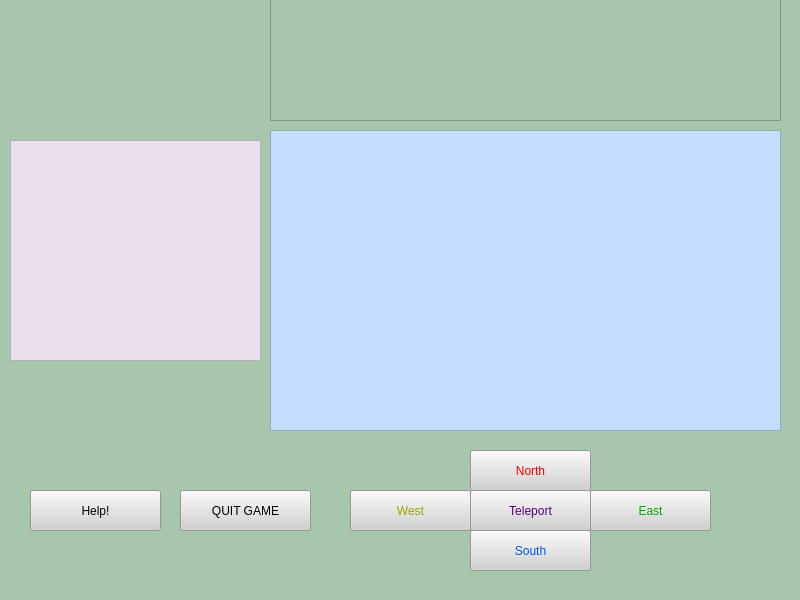
<?xml version="1.0" encoding="UTF-8"?>
<ui version="4.0">
 <class>MainWindow</class>
 <widget class="QMainWindow" name="MainWindow">
  <property name="geometry">
   <rect>
    <x>0</x>
    <y>0</y>
    <width>800</width>
    <height>600</height>
   </rect>
  </property>
  <property name="windowTitle">
   <string>MainWindow</string>
  </property>
  <property name="styleSheet">
   <string notr="true">background-color: rgb(166, 199, 171);
</string>
  </property>
  <widget class="QWidget" name="centralwidget">
   <widget class="QPushButton" name="pushButton">
    <property name="geometry">
     <rect>
      <x>180</x>
      <y>490</y>
      <width>131</width>
      <height>41</height>
     </rect>
    </property>
    <property name="styleSheet">
     <string notr="true">font: 9pt &quot;Retro Computer&quot;;
background-color: rgb(209, 209, 209);</string>
    </property>
    <property name="text">
     <string>QUIT GAME</string>
    </property>
   </widget>
   <widget class="QPushButton" name="nButton">
    <property name="geometry">
     <rect>
      <x>470</x>
      <y>450</y>
      <width>121</width>
      <height>41</height>
     </rect>
    </property>
    <property name="styleSheet">
     <string notr="true">color: rgb(255, 0, 0);
background-color: rgb(209, 209, 209);
font: 700 12pt &quot;Segoe UI&quot;;
</string>
    </property>
    <property name="text">
     <string>North</string>
    </property>
   </widget>
   <widget class="QPushButton" name="sButton">
    <property name="geometry">
     <rect>
      <x>470</x>
      <y>530</y>
      <width>121</width>
      <height>41</height>
     </rect>
    </property>
    <property name="styleSheet">
     <string notr="true">color: rgb(0, 85, 255);
background-color: rgb(209, 209, 209);
font: 700 12pt &quot;Segoe UI&quot;;</string>
    </property>
    <property name="text">
     <string>South</string>
    </property>
   </widget>
   <widget class="QPushButton" name="wButton">
    <property name="geometry">
     <rect>
      <x>350</x>
      <y>490</y>
      <width>121</width>
      <height>41</height>
     </rect>
    </property>
    <property name="styleSheet">
     <string notr="true">background-color: rgb(209, 209, 209);
color: rgb(161, 161, 0);
font: 700 12pt &quot;Segoe UI&quot;;</string>
    </property>
    <property name="text">
     <string>West</string>
    </property>
   </widget>
   <widget class="QPushButton" name="eButton">
    <property name="geometry">
     <rect>
      <x>590</x>
      <y>490</y>
      <width>121</width>
      <height>41</height>
     </rect>
    </property>
    <property name="styleSheet">
     <string notr="true">color: rgb(0, 170, 0);
background-color: rgb(209, 209, 209);
font: 700 12pt &quot;Segoe UI&quot;;</string>
    </property>
    <property name="text">
     <string>East</string>
    </property>
   </widget>
   <widget class="QLabel" name="outputConsole">
    <property name="geometry">
     <rect>
      <x>-60</x>
      <y>10</y>
      <width>381</width>
      <height>141</height>
     </rect>
    </property>
    <property name="styleSheet">
     <string notr="true">#outputConsole{
background-color: transparent;
border-image: url(:title.png);
background: none;
border: none;
background-repeat: none;
}
#upLeft:pressed
{
	border-image: url(:title.png);
}</string>
    </property>
    <property name="text">
     <string/>
    </property>
   </widget>
   <widget class="QTextEdit" name="gameText">
    <property name="geometry">
     <rect>
      <x>270</x>
      <y>130</y>
      <width>511</width>
      <height>301</height>
     </rect>
    </property>
    <property name="styleSheet">
     <string notr="true">background-color: rgb(196, 220, 255);</string>
    </property>
   </widget>
   <widget class="QPushButton" name="telButton">
    <property name="geometry">
     <rect>
      <x>470</x>
      <y>490</y>
      <width>121</width>
      <height>41</height>
     </rect>
    </property>
    <property name="styleSheet">
     <string notr="true">color: rgb(85, 0, 127);
font: 10pt &quot;Retro Computer&quot;;
background-color: rgb(209, 209, 209);</string>
    </property>
    <property name="text">
     <string>Teleport</string>
    </property>
   </widget>
   <widget class="QPushButton" name="helpButton">
    <property name="geometry">
     <rect>
      <x>30</x>
      <y>490</y>
      <width>131</width>
      <height>41</height>
     </rect>
    </property>
    <property name="styleSheet">
     <string notr="true">font: 9pt &quot;Retro Computer&quot;;
background-color: rgb(209, 209, 209);</string>
    </property>
    <property name="text">
     <string>Help!</string>
    </property>
   </widget>
   <widget class="QTextEdit" name="mapBox">
    <property name="geometry">
     <rect>
      <x>10</x>
      <y>140</y>
      <width>251</width>
      <height>221</height>
     </rect>
    </property>
    <property name="styleSheet">
     <string notr="true">background-color: rgb(234, 223, 235);</string>
    </property>
   </widget>
   <widget class="QPushButton" name="mapButton">
    <property name="geometry">
     <rect>
      <x>30</x>
      <y>350</y>
      <width>191</width>
      <height>131</height>
     </rect>
    </property>
    <property name="styleSheet">
     <string notr="true">#mapButton{
background-color: transparent;
border-image: url(:map2.png);
background: none;
border: none;
background-repeat: none;
}
#upLeft:pressed
{
	border-image: url(:map2.png);
}</string>
    </property>
    <property name="text">
     <string/>
    </property>
   </widget>
   <widget class="QGraphicsView" name="graphicsView">
    <property name="geometry">
     <rect>
      <x>270</x>
      <y>-10</y>
      <width>511</width>
      <height>131</height>
     </rect>
    </property>
   </widget>
  </widget>
  <widget class="QMenuBar" name="menubar">
   <property name="geometry">
    <rect>
     <x>0</x>
     <y>0</y>
     <width>800</width>
     <height>22</height>
    </rect>
   </property>
  </widget>
  <widget class="QStatusBar" name="statusbar"/>
 </widget>
 <resources/>
 <connections>
  <connection>
   <sender>pushButton</sender>
   <signal>clicked()</signal>
   <receiver>MainWindow</receiver>
   <slot>close()</slot>
   <hints>
    <hint type="sourcelabel">
     <x>631</x>
     <y>433</y>
    </hint>
    <hint type="destinationlabel">
     <x>678</x>
     <y>512</y>
    </hint>
   </hints>
  </connection>
 </connections>
</ui>
